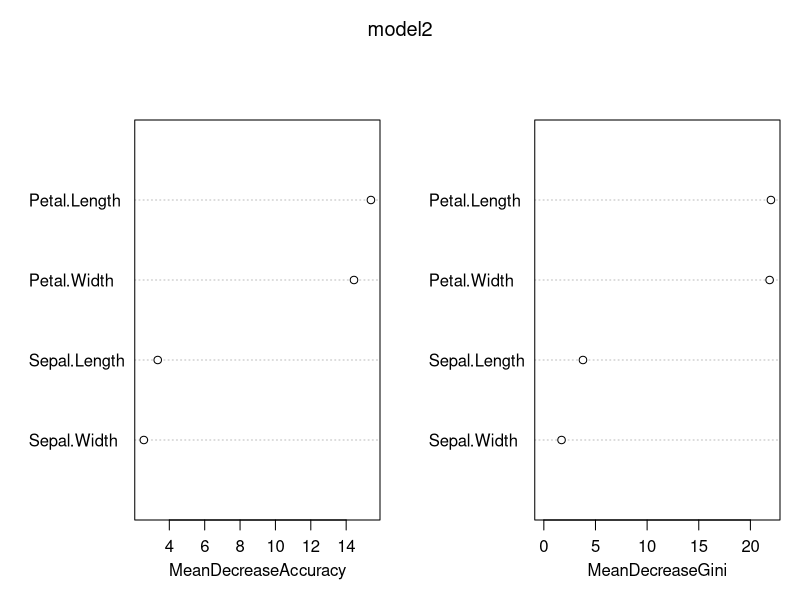

The R script that drew this image: (Note: this script raises an error after producing the figure.)
# Using Random Forest
library(randomForest)

data(iris)

View(iris)
# Splitting data into training and testing. As the species are in order 
# splitting the data based on species 

iris_setosa<-iris[iris$Species=="setosa",] # 50
iris_versicolor <- iris[iris$Species=="versicolor",] # 50
iris_virginica <- iris[iris$Species=="virginica",] # 50

iris_train <- rbind(iris_setosa[1:25,],iris_versicolor[1:25,],iris_virginica[1:25,])
iris_test <- rbind(iris_setosa[26:50,],iris_versicolor[26:50,],iris_virginica[26:50,])

# Building a random forest model on training data 

model1 <- randomForest(Species~.,data=iris_train)

model1

# Output show 
# Number of Trees is 500 , Number of variables tried at each spilit is 2
# Error Rate is 4 % 


# Fine tuning parameters of Random Forest model
model2 <- randomForest(Species~.,data=iris_train, ntree = 100, importance = TRUE)
model2

#To check Importance variables 

importance(model2)

varImpPlot(model2) 

plot(round(importance(fit.forest)))


?randomeforest

table(predict(model1),iris_train$Species)




# Predicting test data 

pred_test <- predict(model1,newdata=iris_test)
table(pred_test,iris_test$Species)
  
#Checking the accuracy by creating confusion matrix 

CM <- table(pred_test,iris_test$Species)
CM
accuracy <- (sum(diag(CM)))/sum(CM)
accuracy

# predicting for Model2

pred_test <- predict(model2,newdata=iris_test)
table(pred_test,iris_test$Species)

#Checking the accuracy by creating confusion matrix 

CM <- table(pred_test,iris_test$Species)
CM
accuracy <- (sum(diag(CM)))/sum(CM)
accuracy


# compare with Decision Tree




